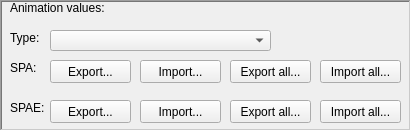
             <widget class="QFrame" name="animation_values">
              <property name="geometry">
               <rect>
                <x>0</x>
                <y>220</y>
                <width>411</width>
                <height>131</height>
               </rect>
              </property>
              <property name="frameShape">
               <enum>QFrame::WinPanel</enum>
              </property>
              <property name="frameShadow">
               <enum>QFrame::Sunken</enum>
              </property>
              <property name="lineWidth">
               <number>1</number>
              </property>
              <widget class="QLabel" name="animation_text_title">
               <property name="geometry">
                <rect>
                 <x>10</x>
                 <y>0</y>
                 <width>111</width>
                 <height>16</height>
                </rect>
               </property>
               <property name="toolTip">
                <string>&lt;html&gt;&lt;head/&gt;&lt;body&gt;&lt;p&gt;Holds everything related to the animations of the character, including effects and properties like the keyframes (for example for a melee attack, what frames can hit the opponet)&lt;/p&gt;&lt;p&gt;&lt;span style=&quot; font-weight:600;&quot;&gt;NOTES&lt;/span&gt;:&lt;/p&gt;&lt;p&gt;Transformation in -&amp;gt; If you want to change the background color while the character is transforming but the 'Transformation values' is disabled, you need to import a spae (Special animation effects) of a transformation that has a compatible background like Goku, Vegeta, Gohan, etc.&lt;/p&gt;&lt;p&gt;Signature -&amp;gt; If you change the signature animation, you need to change the signature values in 'General Parameters' tab.&lt;/p&gt;&lt;p&gt;Moreover, some signatures trigger a Ki blast like Vegeta or Mirai Gohan. If you import a signature that triggers a Ki blast, you need to import the 'Signature Ki blast'. Moreover, you need to swap the .efdr, .spr and .vram too so the Ki blast can be shown during the attack. The .edfr and .spr are located in the character you want to get the signature, the path is &lt;span style=&quot; font-weight:600;&quot;&gt;temp\operate_character_xyz_m_d\effect_chara_xyz_m\forte_00_xy_m&lt;/span&gt;. You need to copy those and paste them in the character you want to swap the signature, in the path &lt;span style=&quot; font-weight:600;&quot;&gt;temp\operate_character_xyz_m_d\effect_chara_xyz_m\dummy_m &lt;/span&gt;(the first dummy folder you encounter). The .vram is located in the correspond effect_chara_xyz_v, normally the path should be something like &lt;span style=&quot; font-weight:600;&quot;&gt;temp\effect_chara_xyz_v\forte_00_xy.vram. &lt;/span&gt;Copy the vram to the correspond effect_chara_xyz_v, in the path &lt;span style=&quot; font-weight:600;&quot;&gt;temp\effect_chara_xyz_v\dummyV.vram&lt;/span&gt;&lt;/p&gt;&lt;/body&gt;&lt;/html&gt;</string>
               </property>
               <property name="text">
                <string>Animation values:</string>
               </property>
              </widget>
              <widget class="QPushButton" name="exportAllAnimationButton">
               <property name="geometry">
                <rect>
                 <x>230</x>
                 <y>60</y>
                 <width>81</width>
                 <height>23</height>
                </rect>
               </property>
               <property name="text">
                <string>Export all...</string>
               </property>
              </widget>
              <widget class="QPushButton" name="importAllAnimationButton">
               <property name="geometry">
                <rect>
                 <x>320</x>
                 <y>60</y>
                 <width>81</width>
                 <height>23</height>
                </rect>
               </property>
               <property name="text">
                <string>Import all...</string>
               </property>
              </widget>
              <widget class="QPushButton" name="importAnimationButton">
               <property name="geometry">
                <rect>
                 <x>140</x>
                 <y>60</y>
                 <width>81</width>
                 <height>23</height>
                </rect>
               </property>
               <property name="text">
                <string>Import...</string>
               </property>
              </widget>
              <widget class="QComboBox" name="animation_type_value">
               <property name="geometry">
                <rect>
                 <x>50</x>
                 <y>30</y>
                 <width>221</width>
                 <height>21</height>
                </rect>
               </property>
              </widget>
              <widget class="QPushButton" name="exportAnimationButton">
               <property name="geometry">
                <rect>
                 <x>50</x>
                 <y>60</y>
                 <width>81</width>
                 <height>23</height>
                </rect>
               </property>
               <property name="text">
                <string>Export...</string>
               </property>
              </widget>
              <widget class="QLabel" name="animation_text">
               <property name="geometry">
                <rect>
                 <x>10</x>
                 <y>60</y>
                 <width>41</width>
                 <height>16</height>
                </rect>
               </property>
               <property name="toolTip">
                <string>&lt;html&gt;&lt;head/&gt;&lt;body&gt;&lt;p&gt;Holds the frames of the animation.&lt;/p&gt;&lt;/body&gt;&lt;/html&gt;</string>
               </property>
               <property name="text">
                <string>SPA:</string>
               </property>
              </widget>
              <widget class="QPushButton" name="importAllAnimationEffectsButton">
               <property name="geometry">
                <rect>
                 <x>320</x>
                 <y>100</y>
                 <width>81</width>
                 <height>23</height>
                </rect>
               </property>
               <property name="text">
                <string>Import all...</string>
               </property>
              </widget>
              <widget class="QPushButton" name="exportAnimationEffectsButton">
               <property name="geometry">
                <rect>
                 <x>50</x>
                 <y>100</y>
                 <width>81</width>
                 <height>23</height>
                </rect>
               </property>
               <property name="text">
                <string>Export...</string>
               </property>
              </widget>
              <widget class="QLabel" name="animation_text_2">
               <property name="geometry">
                <rect>
                 <x>10</x>
                 <y>100</y>
                 <width>41</width>
                 <height>16</height>
                </rect>
               </property>
               <property name="toolTip">
                <string>&lt;html&gt;&lt;head/&gt;&lt;body&gt;&lt;p&gt;Holds the effects and keyframes for the animations.&lt;/p&gt;&lt;/body&gt;&lt;/html&gt;</string>
               </property>
               <property name="text">
                <string>SPAE:</string>
               </property>
              </widget>
              <widget class="QPushButton" name="exportAllAnimationEffectsButton">
               <property name="geometry">
                <rect>
                 <x>230</x>
                 <y>100</y>
                 <width>81</width>
                 <height>23</height>
                </rect>
               </property>
               <property name="text">
                <string>Export all...</string>
               </property>
              </widget>
              <widget class="QPushButton" name="importAnimationEffectsButton">
               <property name="geometry">
                <rect>
                 <x>140</x>
                 <y>100</y>
                 <width>81</width>
                 <height>23</height>
                </rect>
               </property>
               <property name="text">
                <string>Import...</string>
               </property>
              </widget>
              <widget class="QLabel" name="animation_type_2">
               <property name="geometry">
                <rect>
                 <x>10</x>
                 <y>30</y>
                 <width>41</width>
                 <height>16</height>
                </rect>
               </property>
               <property name="text">
                <string>Type:</string>
               </property>
               <property name="alignment">
                <set>Qt::AlignLeading|Qt::AlignLeft|Qt::AlignVCenter</set>
               </property>
              </widget>
             </widget>
